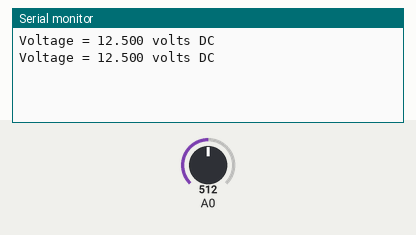
Recording of a sketch running on a simulated Arduino Uno, built with avr-gcc and run on an emulated ATmega328P. Parts: the last lines printed to the serial monitor. The test bench sets the inputs (shaded band); at power-on: A0 = 512.

Above: at 1.8 s.
1.9 s: A0 set to 716
At 2.3 s:
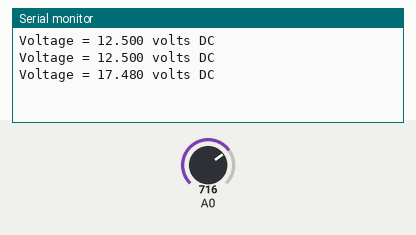
3.4 s: A0 set to 900
At 4.8 s:
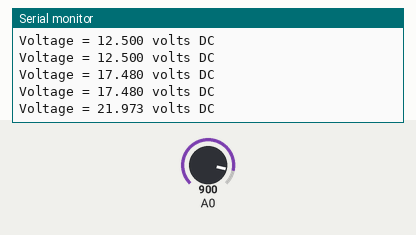
Timing chart, 0 to 6.4 s (numbered marks = the images above; inputs shaded):
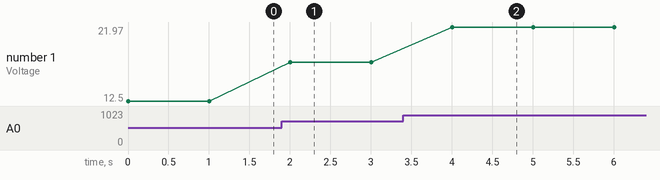

Measured:
- after the input at 1.9 s, the serial monitor: prints a new line after 0.10 s (image 1)
- after the input at 3.4 s, the serial monitor: prints a new line after 0.60 s (image 2)
- plotted number 1: 12.5 → 17.48 after the input at 1.9 s, 17.48 → 21.97 after the input at 3.4 s

The sketch:

arduino_voltage_sensor.ino
```cpp
/*
 * This progam uses B25 Voltage sensor connected
 * to Arduino board to read voltage in a circuit
 * and display results on Serial monitor.
*/

const int voltgeSensor = A0;

float vOUT = 0.0;
float vIN = 0.0;

float R1 = 30000.0;
float R2 = 7500.0;

int value = 0;

void setup() {
  Serial.begin(9600);
  pinMode(A0, INPUT);
}

void loop() {
  value = analogRead(A0);

  vOUT = (value * 5.0)/1024.0;
  vIN = vOUT / (R2/(R1+R2));

  //display on serial monitor
  Serial.print("Voltage = ");
  Serial.print(vIN, 3);
  Serial.println(" volts DC");

  delay(1000);
}
```
